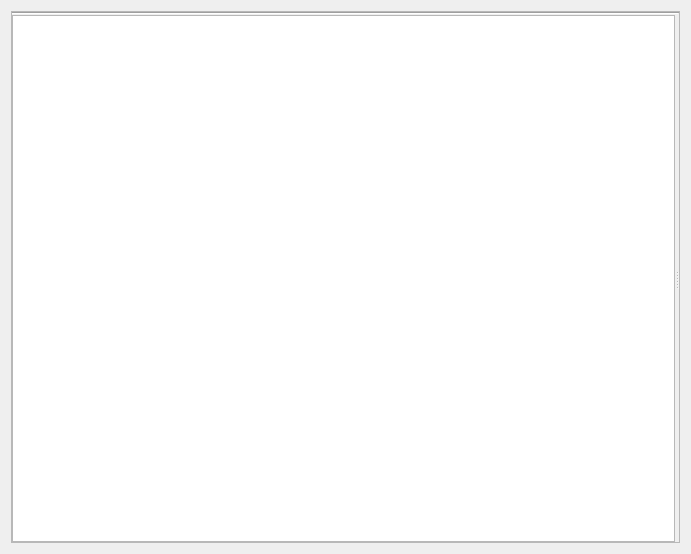
<?xml version="1.0" encoding="UTF-8"?>
<ui version="4.0">
 <class>AzAssetBrowserWindowClass</class>
 <widget class="QWidget" name="AzAssetBrowserWindowClass">
  <property name="geometry">
   <rect>
    <x>0</x>
    <y>0</y>
    <width>691</width>
    <height>554</height>
   </rect>
  </property>
  <property name="windowTitle">
   <string>Asset Browser</string>
  </property>
  <layout class="QVBoxLayout" name="verticalLayout">
   <property name="spacing">
    <number>0</number>
   </property>
   <item>
    <widget class="QScrollArea" name="scrollArea">
     <property name="minimumSize">
      <size>
       <width>1</width>
       <height>1</height>
      </size>
     </property>
     <property name="widgetResizable">
      <bool>true</bool>
     </property>
     <widget class="QWidget" name="scrollAreaWidgetContents">
      <property name="geometry">
       <rect>
        <x>0</x>
        <y>0</y>
        <width>671</width>
        <height>534</height>
       </rect>
      </property>
      <layout class="QVBoxLayout" name="scrollAreaVerticalLayout">
       <property name="spacing">
        <number>0</number>
       </property>
       <property name="leftMargin">
        <number>0</number>
       </property>
       <property name="topMargin">
        <number>0</number>
       </property>
       <property name="rightMargin">
        <number>0</number>
       </property>
       <property name="bottomMargin">
        <number>0</number>
       </property>
       <item>
        <layout class="QVBoxLayout" name="m_headerLayout">
         <item>
          <widget class="AzToolsFramework::AssetBrowser::SearchWidget" name="m_searchWidget" native="true">
           <property name="sizePolicy">
            <sizepolicy hsizetype="Expanding" vsizetype="Preferred">
             <horstretch>0</horstretch>
             <verstretch>0</verstretch>
            </sizepolicy>
           </property>
          </widget>
         </item>
         <item>
          <widget class="AzToolsFramework::AssetBrowser::SearchParametersWidget" name="m_searchParametersWidget" native="true"/>
         </item>
        </layout>
       </item>
       <item>
        <widget class="Line" name="m_line">
         <property name="orientation">
          <enum>Qt::Horizontal</enum>
         </property>
        </widget>
       </item>
       <item>
        <widget class="QSplitter" name="m_splitter">
         <property name="sizePolicy">
          <sizepolicy hsizetype="Expanding" vsizetype="Expanding">
           <horstretch>0</horstretch>
           <verstretch>0</verstretch>
          </sizepolicy>
         </property>
         <property name="orientation">
          <enum>Qt::Horizontal</enum>
         </property>
         <property name="childrenCollapsible">
          <bool>false</bool>
         </property>
         <widget class="QWidget" name="m_leftLayout" native="true">
          <property name="sizePolicy">
           <sizepolicy hsizetype="Expanding" vsizetype="Preferred">
            <horstretch>0</horstretch>
            <verstretch>0</verstretch>
           </sizepolicy>
          </property>
          <property name="styleSheet">
           <string notr="true">vertical-align: top</string>
          </property>
          <layout class="QVBoxLayout" name="verticalLayout_4">
           <property name="spacing">
            <number>0</number>
           </property>
           <property name="leftMargin">
            <number>0</number>
           </property>
           <property name="topMargin">
            <number>0</number>
           </property>
           <property name="rightMargin">
            <number>0</number>
           </property>
           <property name="bottomMargin">
            <number>0</number>
           </property>
           <item>
            <widget class="AzToolsFramework::AssetBrowser::AssetBrowserTreeView" name="m_assetBrowserTreeViewWidget">
             <property name="sizePolicy">
              <sizepolicy hsizetype="Preferred" vsizetype="Expanding">
               <horstretch>1</horstretch>
               <verstretch>0</verstretch>
              </sizepolicy>
             </property>
             <property name="dragDropMode">
              <enum>QAbstractItemView::DragOnly</enum>
             </property>
            </widget>
           </item>
          </layout>
         </widget>
         <widget class="QWidget" name="layoutWidget">
          <layout class="QVBoxLayout" name="m_rightLayout">
           <item>
            <widget class="PreviewWidget" name="m_previewWidget" native="true">
             <property name="sizePolicy">
              <sizepolicy hsizetype="Preferred" vsizetype="Expanding">
               <horstretch>0</horstretch>
               <verstretch>0</verstretch>
              </sizepolicy>
             </property>
            </widget>
           </item>
          </layout>
         </widget>
        </widget>
       </item>
      </layout>
     </widget>
    </widget>
   </item>
  </layout>
 </widget>
 <customwidgets>
  <customwidget>
   <class>AzToolsFramework::AssetBrowser::SearchWidget</class>
   <extends>QWidget</extends>
   <header>AzToolsFramework/AssetBrowser/Search/SearchWidget.h</header>
   <container>1</container>
  </customwidget>
  <customwidget>
   <class>AzToolsFramework::AssetBrowser::AssetBrowserTreeView</class>
   <extends>QTreeView</extends>
   <header>AzToolsFramework/AssetBrowser/Views/AssetBrowserTreeView.h</header>
  </customwidget>
  <customwidget>
   <class>PreviewWidget</class>
   <extends>QWidget</extends>
   <header location="global">AzAssetBrowser/Preview/PreviewWidget.h</header>
   <container>1</container>
  </customwidget>
  <customwidget>
   <class>AzToolsFramework::AssetBrowser::SearchParametersWidget</class>
   <extends>QWidget</extends>
   <header>AzToolsFramework/AssetBrowser/Search/SearchParametersWidget.h</header>
   <container>1</container>
  </customwidget>
 </customwidgets>
 <resources/>
 <connections/>
</ui>
